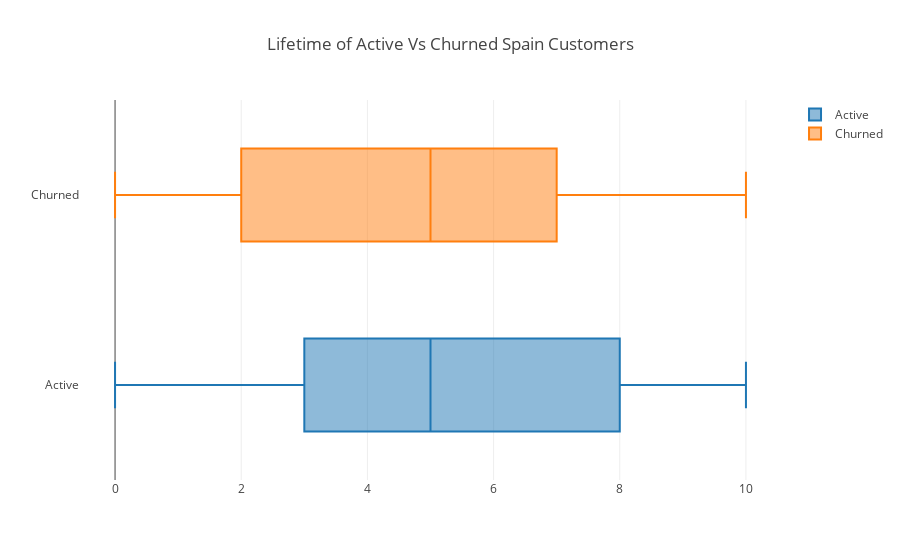

Write notebook code for a chart like this one.
### Code cell
enable_plotly_in_cell()
#import plotly.graph_objs as go
#from plotly.offline import iplot

group_1=go.Box(
    x=active_spain_users['Tenure'], name="Active")
group_2 = go.Box(
    x=churned_spain_users['Tenure'],
    name="Churned")

info = [group_1, group_2]
title = "Lifetime of Active Vs Churned Spain Customers"
iplot({
            "data": info, 
            "layout": {
                "title": title
            }
     })

### Figure 1 — Plotly figure (JSON) as saved in the notebook; plotly's stock layout.template omitted (floating-point values rounded to 4 significant figures; data arrays with more than 128 entries replaced by an {"elided": "..."} marker saying what was removed)
{"data": [{"x": {"elided": "2064 int values"}, "type": "box", "name": "Active", "uid": "7e7e762b-6a4b-40a7-af15-99d9421c4455"}, {"x": {"elided": "413 int values"}, "type": "box", "name": "Churned", "uid": "0cd476f5-0aa4-4daa-8051-5c6c70ef5d46"}], "layout": {"title": {"text": "Lifetime of Active Vs Churned Spain Customers"}}}
